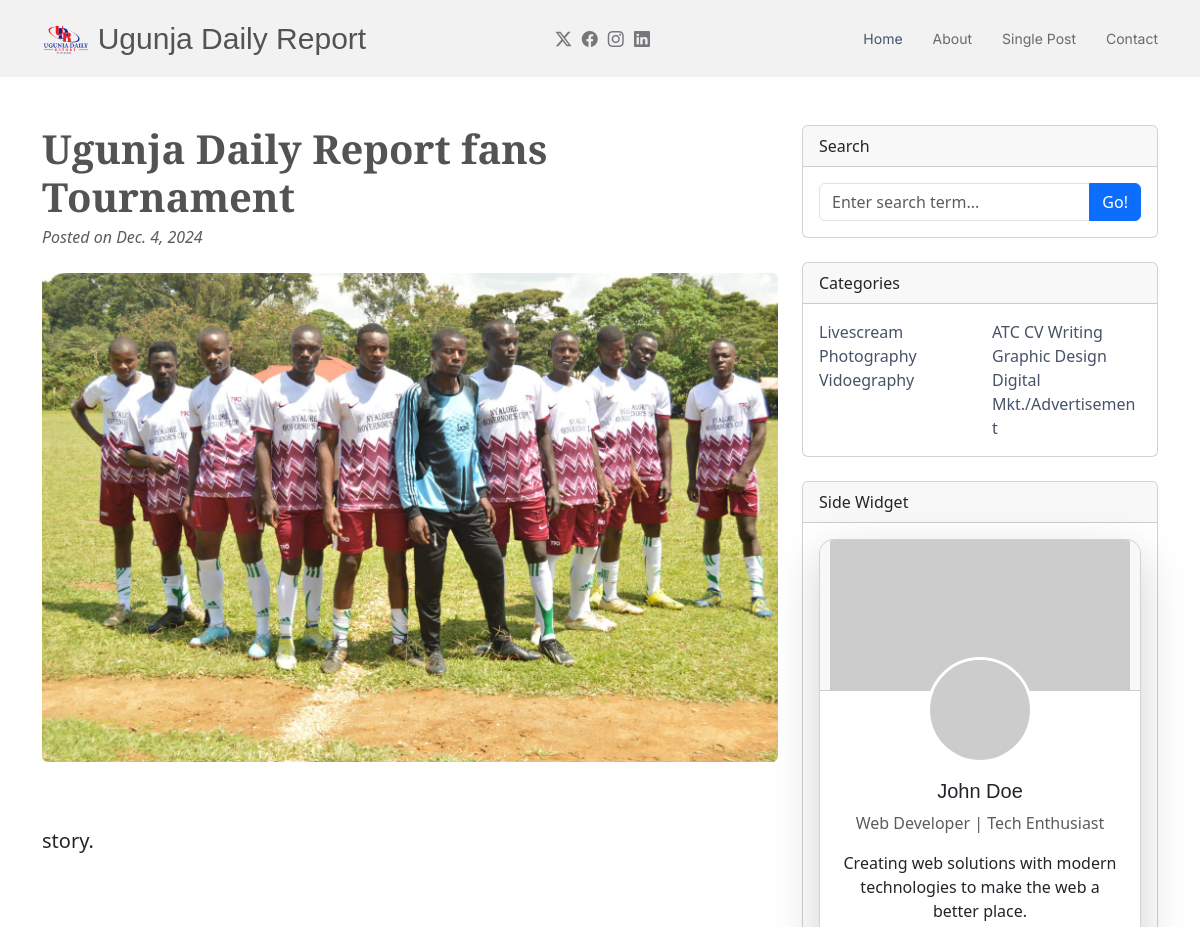
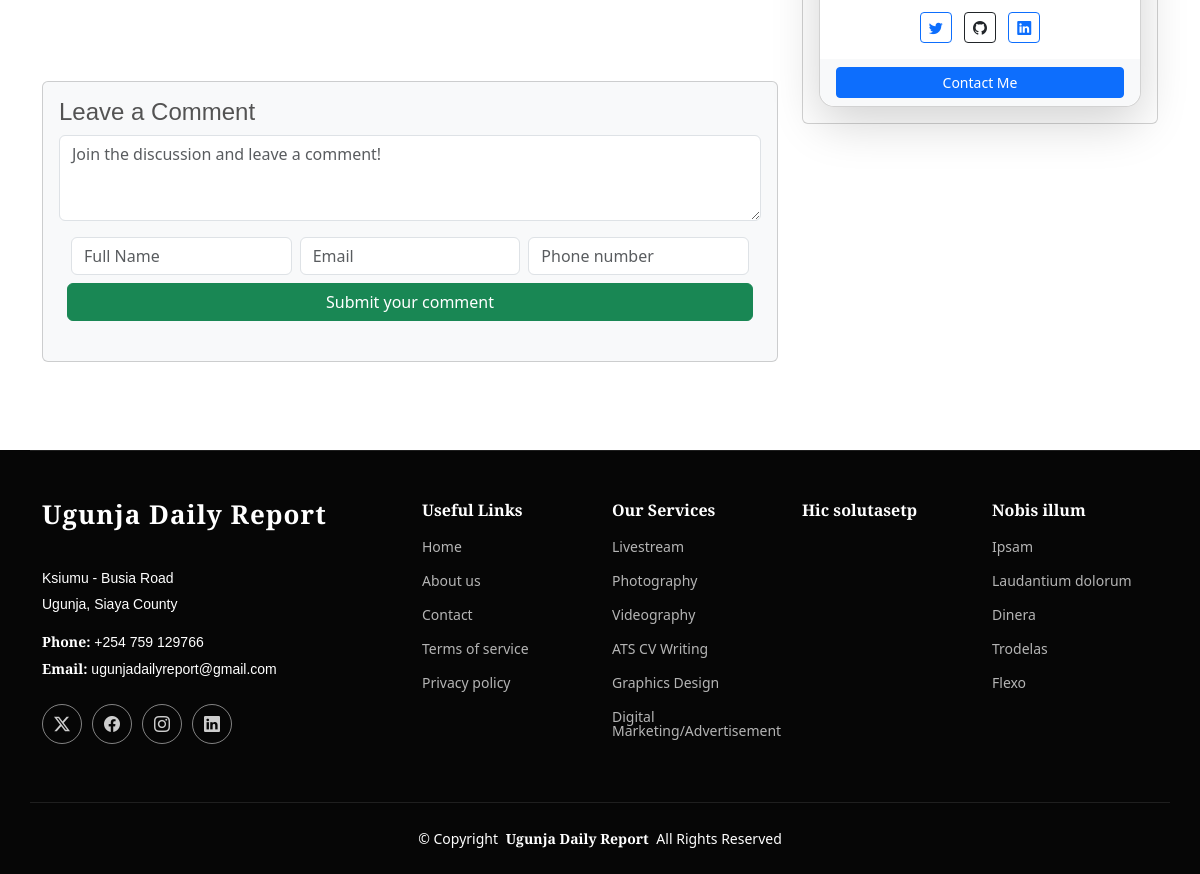
Screenshot of /detail_col1/2 with the database file from the repository (2 pictures, top to bottom).
### daily_report/models.py (models this page shows, shortened)
class sub_trending_col_1(models.Model):
    trending_photo = models.ImageField(upload_to="uploads/sub trending col 1",
                                       default='uploads/sub trending col 1/sub.jpg')
    trending_choice = [
        ('Food', 'Food'),
        ('Sport', 'Sport'),
        ('Design', 'Design'),
        ('Business', 'Business'),
        ('Tech', 'Tech'),
        ('Travel', 'Travel')
    ]
    trending_type = models.CharField(max_length=30, null=False, blank=False, choices=trending_choice)
    date = models.DateField()
    title = models.CharField(max_length=300, null=False, blank=False)
    description = models.TextField(default="")

### daily_report/views.py (the view)
# urls.py: path('detail_col1/<id>', views.detail_col1, name='detail_col1'),
def detail_col1(request, id):
    det_col1 = sub_trending_col_1.objects.get(id=id)
    comment1 = comment_col1.objects.all()
    return render(request, 'detail_col1.html', {'det_col1': det_col1, 'comment1': comment1})

### daily_report/templates/detail_col1.html (shortened to what this page needs)
{% load static %}
<!DOCTYPE html>
<html lang="en">
<head>
    <link href="{% static 'assets/vendor/bootstrap/css/bootstrap.min.css' %}" rel="stylesheet">
    <link href="{% static 'assets/vendor/bootstrap-icons/bootstrap-icons.css' %}" rel="stylesheet">
    <link href="{% static 'assets/vendor/aos/aos.css' %}" rel="stylesheet">
    <link href="{% static 'assets/vendor/swiper/swiper-bundle.min.css' %}" rel="stylesheet">
    <link href="{% static 'assets/css/main.css' %}" rel="stylesheet">
</head>
<body class="index-page">
<header id="header" class="header d-flex align-items-center sticky-top">
    <div class="container position-relative d-flex align-items-center justify-content-between">
        <a href="/" class="logo d-flex align-items-center me-auto me-xl-0">
            <img src="{% static 'assets/img/logo1.png' %}" alt="">
            <h1 class="sitename">Ugunja Daily Report</h1>
        </a>
        <nav id="navmenu" class="navmenu">
            <ul>
                <li><a href="/" class="active">Home</a></li>
                <li><a href="/about">About</a></li>
                <li><a href="/single_post">Single Post</a></li>
                <li><a href="/contact">Contact</a></li>
            </ul>
        </nav>
        <div class="header-social-links">
            <a target="_blank" href="https://x.com/UgunjaOnline?t=5RmRRW5MwKeECv6P-m9fxw&s=09" class="twitter"><i
                    class="bi bi-twitter-x"></i></a>
            <a target="_blank" href="https://www.facebook.com/UgunjaOnline" class="facebook"><i
                    class="bi bi-facebook"></i></a>
            <a href="#" class="instagram"><i class="bi bi-instagram"></i></a>
            <a href="#" class="linkedin"><i class="bi bi-linkedin"></i></a>
        </div>
    </div>
</header>
<div class="container mt-5">
    <div class="row">
        <div class="col-lg-8">
            <article>
                <header class="mb-4">
                    <h1 class="fw-bolder mb-1">{{ det_col1.title }}</h1>
                    <div class="text-muted fst-italic mb-2">Posted on {{ det_col1.date }}</div>
                </header>
                <figure class="mb-4">
                    <img class="img-fluid rounded" src="/media/{{ det_col1.trending_photo }}" alt="Blog post image">
                </figure>
                <section class="mb-5">
                    <p class="fs-5 mb-4">{{ det_col1.description }}.</p>
                </section>
            </article>
            <section class="mb-5">
                <div class="card bg-light">
                    <div>
                        <div class="card-body">
                            <h4>Leave a Comment</h4>
                            <form class="mb-4" method="post" action="/comment_col11">
                                <textarea class="form-control" rows="3"
                                          placeholder="Join the discussion and leave a comment!" required
                                          name="comment"></textarea>
                                <div class="container mt-3">
                                    <div class="row g-2">
                                        <div class="col-md-4">
                                            <input type="text" class="form-control" name="full_name"
                                                   placeholder="Full Name"
                                                   required>
                                        </div>
                                        <div class="col-md-4">
                                            <input type="email" class="form-control" name="email" placeholder="Email"
                                                   required>
                                        </div>
                                        <div class="col-md-4">
                                            <input type="text" class="form-control" name="phone"
                                                   placeholder="Phone number"
                                                   required>
                                        </div>
                                        <button type="submit" class="btn btn-success">Submit your comment</button>
                                    </div>
                                </div>
                            </form>
                        </div>
                    </div>
            </section>
        </div>
        <div class="col-lg-4">
            <div class="card mb-4">
                <div class="card-header">Search</div>
                <div class="card-body">
                    <div class="input-group">
                        <input class="form-control" type="text" placeholder="Enter search term..."
                               aria-label="Enter search term..." aria-describedby="button-search">
                        <button class="btn btn-primary" id="button-search" type="submit">Go!</button>
                    </div>
                </div>
            </div>
            <div class="card mb-4">
                <div class="card-header">Categories</div>
                <div class="card-body">
                    <div class="row">
                        <div class="col-sm-6">
                            <ul class="list-unstyled mb-0">
                                <li><a href="#!">Livescream</a></li>
                                <li><a href="#!">Photography</a></li>
                                <li><a href="#!">Vidoegraphy</a></li>
                            </ul>
                        </div>
                        <div class="col-sm-6">
                            <ul class="list-unstyled mb-0">
                                <li><a href="#!">ATC CV Writing</a></li>
                                <li><a href="#!">Graphic Design</a></li>
                                <li><a href="#!">Digital Mkt./Advertisement</a></li>
                            </ul>
                        </div>
                    </div>
                </div>
            </div>
            <div class="card mb-4">
                <div class="card-header">Side Widget</div>
                <div class="card-body text-center">
                    <div class="card shadow-lg" style="width: 100%; border-radius: 15px;">
                        <div class="card-header p-0 position-relative"
                             style="overflow: hidden; border-top-left-radius: 15px; border-top-right-radius: 15px;">
                            <img src="https://via.placeholder.com/300x150" class="img-fluid" alt="Profile Banner">
                        </div>
                        <div class="card-body text-center">
                            <img src="https://via.placeholder.com/100"
                                 class="rounded-circle border border-3 border-white position-relative"
                                 style="margin-top: -50px;" alt="Profile Picture">
                            <h5 class="card-title mt-3">John Doe</h5>
                            <p class="text-muted">Web Developer | Tech Enthusiast</p>
                            <p class="card-text">Creating web solutions with modern technologies to make the web a
                                better place.</p>
                            <div>
                                <a href="#" class="btn btn-outline-primary btn-sm mx-1"><i
                                        class="bi bi-twitter"></i></a>
                                <a href="#" class="btn btn-outline-dark btn-sm mx-1"><i class="bi bi-github"></i></a>
                                <a href="#" class="btn btn-outline-primary btn-sm mx-1"><i
                                        class="bi bi-linkedin"></i></a>
                            </div>
                        </div>
                        <div class="card-footer text-center bg-light border-top-0"
                             style="border-bottom-left-radius: 15px; border-bottom-right-radius: 15px;">
                            <a href="#" class="btn btn-primary btn-sm w-100">Contact Me</a>
                        </div>
                    </div>
                </div>
            </div>
            <link rel="stylesheet" href="https://cdn.jsdelivr.net/npm/bootstrap-icons/font/bootstrap-icons.css">
        </div>
    </div>
</div>
<footer id="footer" class="footer dark-background">
    <div class="container footer-top">
        <div class="row gy-4">
            <div class="col-lg-4 col-md-6 footer-about">
                <a href="/" class="logo d-flex align-items-center">
                    <span class="sitename">Ugunja Daily Report</span>
                </a>
                <div class="footer-contact pt-3">
                    <p>Ksiumu - Busia Road</p>
                    <p>Ugunja, Siaya County</p>
                    <p class="mt-3"><strong>Phone:</strong> <span>+254 759 129766</span></p>
                    <p><strong>Email:</strong> <span>ugunjadailyreport@gmail.com</span></p>
                </div>
                <div class="social-links d-flex mt-4">
                    <a href="https://x.com/UgunjaOnline?t=5RmRRW5MwKeECv6P-m9fxw&s=09"><i
                            class="bi bi-twitter-x"></i></a>
                    <a href="https://www.facebook.com/UgunjaOnline?mibextid=ZbWKwL"><i class="bi bi-facebook"></i></a>
                    <a href=""><i class="bi bi-instagram"></i></a>
                    <a href=""><i class="bi bi-linkedin"></i></a>
                </div>
            </div>
            <div class="col-lg-2 col-md-3 footer-links">
                <h4>Useful Links</h4>
                <ul>
                    <li><a href="/">Home</a></li>
                    <li><a href="/about">About us</a></li>
                    <li><a href="/contact">Contact</a></li>
                    <li><a href="#">Terms of service</a></li>
                    <li><a href="#">Privacy policy</a></li>
                </ul>
            </div>
            <div class="col-lg-2 col-md-3 footer-links">
                <h4>Our Services</h4>
                <ul>
                    <li><a href="#">Livestream</a></li>
                    <li><a href="#">Photography</a></li>
                    <li><a href="#">Videography</a></li>
                    <li><a href="#">ATS CV Writing</a></li>
                    <li><a href="#">Graphics Design</a></li>
                    <li><a href="#">Digital Marketing/Advertisement</a></li>
                </ul>
            </div>
            <div class="col-lg-2 col-md-3 footer-links">
                <h4>Hic solutasetp</h4>
                <ul>
                    <li><a href="#"></a></li>
                    <li><a href="#"></a></li>
                    <li><a href="#"></a></li>
                    <li><a href="#"></a></li>
                    <li><a href="#"></a></li>
                </ul>
            </div>
            <div class="col-lg-2 col-md-3 footer-links">
                <h4>Nobis illum</h4>
                <ul>
                    <li><a href="#">Ipsam</a></li>
                    <li><a href="#">Laudantium dolorum</a></li>
                    <li><a href="#">Dinera</a></li>
                    <li><a href="#">Trodelas</a></li>
                    <li><a href="#">Flexo</a></li>
                </ul>
            </div>
        </div>
    </div>
    <div class="container copyright text-center mt-4">
        <p>© <span>Copyright</span> <strong class="px-1 sitename">Ugunja Daily Report</strong>
            <span>All Rights Reserved</span></p>
    </div>
</footer>
</body>
</html>

### rows the page displays
sub_trending_col_1: title "Ugunja Daily Report fans Tournament", date "Dec. 4, 2024", trending_photo (picture), description "story"
